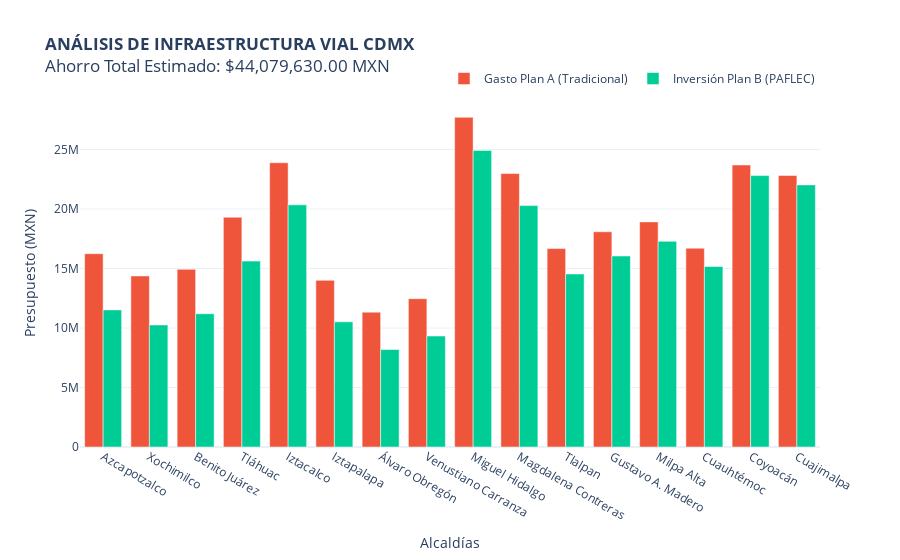

Notebook source saved alongside this figure:
### Code cell
import plotly.graph_objects as go

# 1. PREPARACIÓN DE DATOS (Usamos el 'df' que TU código ya creó)
# Ordenamos por mayor ahorro para que el gráfico se vea impactante
df_grafico = df.sort_values('Ahorro_Potencial', ascending=False)

# 2. GENERACIÓN DEL GRÁFICO
fig = go.Figure()

# Barra Plan A (Usamos tus nombres de variable exactos)
fig.add_trace(go.Bar(
    x=df_grafico['Alcaldia'],
    y=df_grafico['Costo_Total_Plan_A'],
    name='Gasto Plan A (Tradicional)',
    marker_color='#EF553B' # Rojo
))

# Barra Plan B
fig.add_trace(go.Bar(
    x=df_grafico['Alcaldia'],
    y=df_grafico['Costo_Total_Plan_B'],
    name='Inversión Plan B (PAFLEC)',
    marker_color='#00CC96' # Verde
))

# 3. DISEÑO Y TÍTULO DINÁMICO
# Aquí está el truco: Usamos la variable 'total_ahorro' que calculó TU código
fig.update_layout(
    title=f'<b>ANÁLISIS DE INFRAESTRUCTURA VIAL CDMX</b><br>Ahorro Total Estimado: ${total_ahorro:,.2f} MXN',
    xaxis_title="Alcaldías",
    yaxis_title="Presupuesto (MXN)",
    barmode='group',
    template='plotly_white',
    legend=dict(orientation="h", yanchor="bottom", y=1.02, xanchor="right", x=1)
)

fig.show()

### Figure 1 — Plotly figure (JSON) as saved in the notebook; plotly's stock layout.template omitted (floating-point values rounded to 4 significant figures)
{"data": [{"marker": {"color": "#EF553B"}, "name": "Gasto Plan A (Tradicional)", "type": "bar", "x": ["Azcapotzalco", "Xochimilco", "Benito Juárez", "Tláhuac", "Iztacalco", "Iztapalapa", "Álvaro Obregón", "Venustiano Carranza", "Miguel Hidalgo", "Magdalena Contreras", "Tlalpan", "Gustavo A. Madero", "Milpa Alta", "Cuauhtémoc", "Coyoacán", "Cuajimalpa"], "y": [16240000.0, 14370000.0, 14930000.0, 19310000.0, 23890000.0, 14000000.0, 11330000.0, 12470000.0, 27700000.0, 22980000.0, 16670000.0, 18090000.0, 18920000.0, 16710000.0, 23700000.0, 22820000.0]}, {"marker": {"color": "#00CC96"}, "name": "Inversión Plan B (PAFLEC)", "type": "bar", "x": ["Azcapotzalco", "Xochimilco", "Benito Juárez", "Tláhuac", "Iztacalco", "Iztapalapa", "Álvaro Obregón", "Venustiano Carranza", "Miguel Hidalgo", "Magdalena Contreras", "Tlalpan", "Gustavo A. Madero", "Milpa Alta", "Cuauhtémoc", "Coyoacán", "Cuajimalpa"], "y": [11520000.0, 10250000.0, 11200000.0, 15620000.0, 20350000.0, 10520000.0, 8189000.0, 9323000.0, 24920000.0, 20280000.0, 14540000.0, 16050000.0, 17280000.0, 15170000.0, 22810000.0, 22030000.0]}], "layout": {"barmode": "group", "legend": {"orientation": "h", "x": 1, "xanchor": "right", "y": 1.02, "yanchor": "bottom"}, "title": {"text": "<b>ANÁLISIS DE INFRAESTRUCTURA VIAL CDMX</b><br>Ahorro Total Estimado: $44,079,630.00 MXN"}, "xaxis": {"title": {"text": "Alcaldías"}}, "yaxis": {"title": {"text": "Presupuesto (MXN)"}}}}
